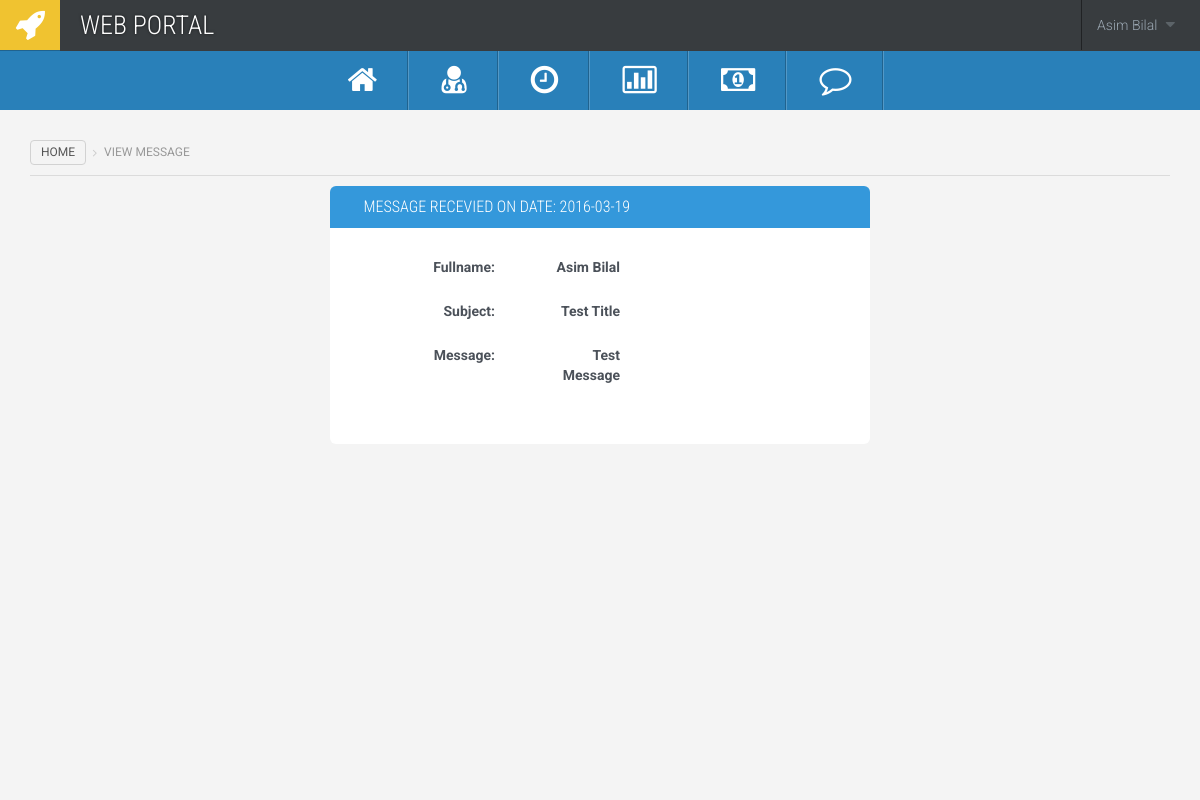
/viewMessage.php?id=1 (signed in), run on the app's committed database.
### tables this page shows
CREATE TABLE `support` (
  `support_id` int(10) NOT NULL,
  `user_id` int(10) NOT NULL,
  `subject` text NOT NULL,
  `message` text NOT NULL,
  `date` text NOT NULL,
  `fullName` text NOT NULL
);

### controller/viewMessageController.php (called while the page is built)
<?php
    include("connection.php");
    $supportId = $_GET['id'];
    $sql = "SELECT * FROM support where support_id =".$supportId;
    $result = $conn->query($sql);
    if ($result->num_rows > 0) {
        while($row = $result->fetch_assoc()) {
          $subject = $row["subject"];
          $message = $row["message"];
          $date = $row["date"];
          $fullname =  $row["fullName"];
    	   }
    }
?>

### viewMessage.php (the view, shortened to what this page needs)
<?php
include("header.php");
include("controller/viewMessageController.php");
?>
<div class="main-content">
    <ol class="breadcrumb">
  <li><a href="index.php">Home</a></li>
  <li class="active">View Message</li>
</ol>
<div class="col-md-6 col-md-offset-3 scrolling">
<div class="widget widget-blue" id="widget_stats">
          <div class="widget-title">
            <h3><i class="fa fa-ok-circle"></i> Message Recevied On Date: <?php echo $date;?> </h3>
          </div>
          <div class="widget-content" style="display: block;">
            <form role="form" class="form-horizontal" action="controller/supportController.php" method="POST">
                           <div class="form-group">
                <div class="row">
                        <label class="col-md-4 control-label">Fullname:</label>
                  <div class="col-md-8">
                  <label class="col-md-4 control-label"><?php echo $fullname;?></label>
                  </div>
                </div>
              </div>
              <div class="form-group">
                <div class="row">
                  <label class="col-md-4 control-label">Subject:</label>
                  <div class="col-md-8">
                  <label class="col-md-4 control-label"><?php echo $subject;?></label>
                  </div>
                </div>
              </div>
              <div class="form-group">
                <div class="row">
                  <label class="col-md-4 control-label">Message:</label>
                  <div class="col-md-8">
                  <label class="col-md-4 control-label"><?php echo $message;?></label>
                  </div>
                </div>
              </div>
                            <div class="form-group">
                <div class="row">
                  <label class="col-md-4 control-label"></label>
                  <div class="col-md-8">
                  </div>
                </div>
              </div>
            </form>
          </div>
        </div>
</div>
  </div>
</div>
</body>
</html>

### data on the page
support: date "2016-03-19", fullName "Asim Bilal", subject "Test Title", message "Test Message"

### other printed values
$_SESSION['fullname'] "Asim Bilal"
